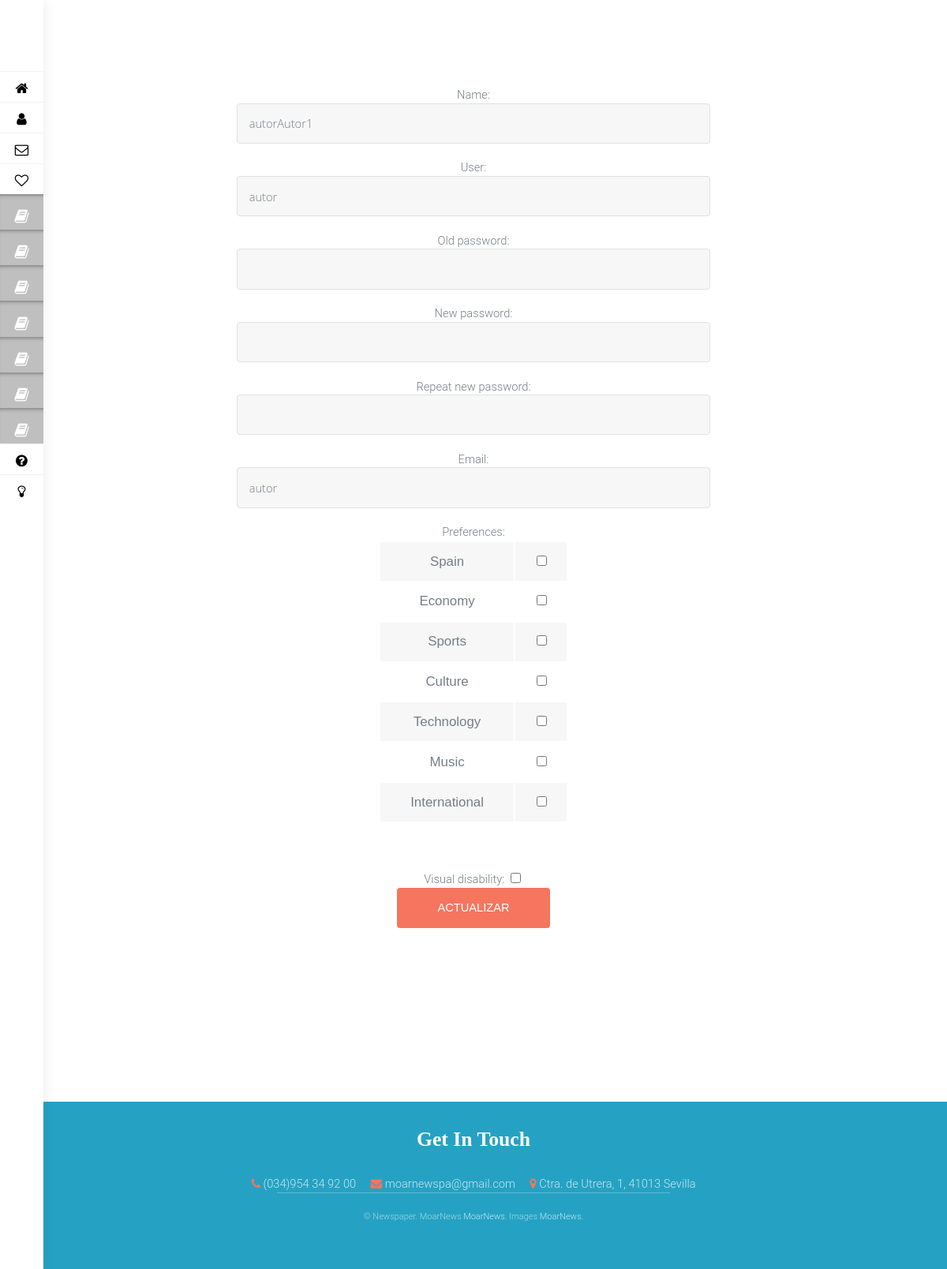
Screenshot of /vistas/modificarCuenta.php (signed in) with the database file from the repository.
### tables this page shows
CREATE TABLE `secciones` (
  `idSeccion` int(11) NOT NULL,
  `categoria` varchar(150) NOT NULL,
  `idCuenta` int(11) DEFAULT NULL
);

CREATE TABLE `cuentas` (
  `idCuenta` int(11) NOT NULL,
  `nombre` varchar(45) NOT NULL,
  `usuario` varchar(45) NOT NULL,
  `clave` varchar(255) NOT NULL,
  `email` varchar(150) NOT NULL,
  `formato` varchar(15) NOT NULL,
  `tipo` varchar(15) NOT NULL,
  `Dv` tinyint(1) NOT NULL,
  `gustos` varchar(255) NOT NULL
);

### CRUD/CRUDSeccion.php (called while the page is built, shortened)
<?php
function readAllSeccion() {
    $con = conexionBD();
    $res = FALSE;
    $query = "SELECT * FROM secciones";
    $result = $con->query($query);
    if ($result->num_rows !== 0) {
        $res = array();
        for ($i = 0; $i < $result->num_rows; $i++) {
            array_push($res, $result->fetch_assoc());
        }
    }
    return $res;
}

### CRUD/CRUDCuenta.php (called while the page is built, shortened)
<?php
function readCuenta($id) {
    $con = conexionBD();
    $res = False;
    $query = "SELECT * FROM cuentas WHERE idCuenta = $id";
    $result = $con->query($query);
    if ($result) {
        $res = $result->fetch_assoc();
    }
    return $res;
}

### vistas/modificarCuenta.php (the view, shortened to what this page needs)
<!DOCTYPE html>
<?php
include_once("../CRUD/CRUDCuenta.php");
include_once("../CRUD/CRUDSeccion.php");
?>
<html>
    <head>
        <link href="css.css" rel="stylesheet" type="text/css"/>
        <link rel="stylesheet" type="text/css" href="https://netdna.bootstrapcdn.com/font-awesome/4.0.3/css/font-awesome.css" rel="stylesheet">
    </head>
    <body>
        <?php
        if (isset($_SESSION['cuentaID'])) {
            $idUsuario = $_SESSION['cuentaID'];
        }
        $datosPersonales = readCuenta($idUsuario);
        $secciones = readAllSeccion();
        include_once 'nav.php';
        ?>
        <form action="#" method="POST" onsubmit="return validaModificaCuenta()"style="padding-right: 25%;padding-left: 25%;padding-top: 2px;margin-top: 20px;">
            Name: <input type="text" name="nombre" value="<?php echo $datosPersonales['nombre']; ?>"><br/>
            User: <input type="text" name="usuario" value="<?php echo $datosPersonales['usuario']; ?>"><br/>
            Old password: <input type="password" name="claveantigua" ><br/>
            New password: <input type="password" name="clavenueva" onchange="validaClavesIguales()"><br/>
            Repeat new password: <input type="password" name="clavenuevarepetida" onchange="validaClavesIguales()"><br/>
            Email: <input type="text" name="email" value ="<?php echo $datosPersonales['email']; ?>"><br/>
            Preferences: <br/>
            <?php
            $misGustos = explode(",", $datosPersonales['gustos']);
            ?>
            <table >
                <?php
                foreach ($secciones as $seccion) {
                    ?> <tr><td>  <?php echo $seccion['categoria']; ?></td>
                        <td> <input type="checkbox" name="<?php echo $seccion['categoria']; ?>" value="<?php echo $seccion['categoria']; ?>" <?php
                            if (in_array($seccion['categoria'], $misGustos)) {
                                echo "checked";
                            }
                            ?>></td></tr>
                        <?php
                    }
                    ?>
            </table>
            Visual disability: <input type="checkbox" name="Dv" <?php
            if ($datosPersonales['Dv']) {
                echo "checked";
            }
            ?>><br/>
            <input type="submit" name="btnActualizar" value="Actualizar"><br/>
        </form>
        <footer id="footer">
            <div class="inner">
                <h2>Get In Touch</h2>
                <ul class="actions">
                    <li><i class="icon fa-phone"></i> <a href="#">(034)954 34 92 00</a></li>
                    <li><span class="icon fa-envelope"></span> <a href="#">moarnewspa@gmail.com</a></li>
                    <li><span class="icon fa-map-marker"></span> Ctra. de Utrera, 1, 41013 Sevilla </li>
                </ul>
            </div>
            <div class="copyright">
                &copy; Newspaper. MoarNews <a href="https://www.upo.es/portal/impe/web/portada/index.html">MoarNews</a>. Images <a href="../imagenes/logo.jpeg" alt="logo">MoarNews</a>.
            </div>
        </footer>
    </body>
</html>

### vistas/nav.php (shortened to what this page needs)
<?php
include_once ("../CRUD/CRUDSeccion.php");
$secciones = readAllSeccion();
?>
<link href="css.css" rel="stylesheet" type="text/css"/>
<link rel="stylesheet" type="text/css" href="https://netdna.bootstrapcdn.com/font-awesome/4.0.3/css/font-awesome.css" rel="stylesheet">
<nav class="main-menu">
    <div class="settings"></div>
    <div class="scrollbar" id="style-1">
        <ul>
            <li>
                <a href="portada.php">
                    <i class="fa fa-home fa-lg"></i>
                </a>
            </li>
            <li>
                <a href="inicioSesion.php">
                    <i class="fa fa-user fa-lg"></i>
                </a>
            </li>
            <li>
                <a href="cuenta.php">
                    <i class="fa fa-envelope-o fa-lg"></i>
                </a>
            </li>
            <li>
                <a href="http://startific.com">
                    <i class="fa fa-heart-o fa-lg"></i>
                </a>
            </li>
            <ul>
                <?php
                foreach ($secciones as $seccion) {
                    ?>
                    <li class="darkerlishadow">
                        <i class="fa fa-book fa-lg"></i>
                    </li>
                    <?php
                }
                ?>
            </ul>
            <li>
                <a href="registro.php">
                    <i class="fa fa-question-circle fa-lg"></i>
                </a>
            </li>
            <ul class="logout">
                <li>
                    <a href="logout.php">
                        <i class="fa fa-lightbulb-o fa-lg"></i>
                    </a>
                </li>
            </ul>
            </nav>

### rows the page displays
secciones: categoria "Spain"
secciones: categoria "Economy"
secciones: categoria "Sports"
secciones: categoria "Culture"
secciones: categoria "Technology"
secciones: categoria "Music"
secciones: categoria "International"
cuentas: nombre "autorAutor1", usuario "autor", email "autor"
